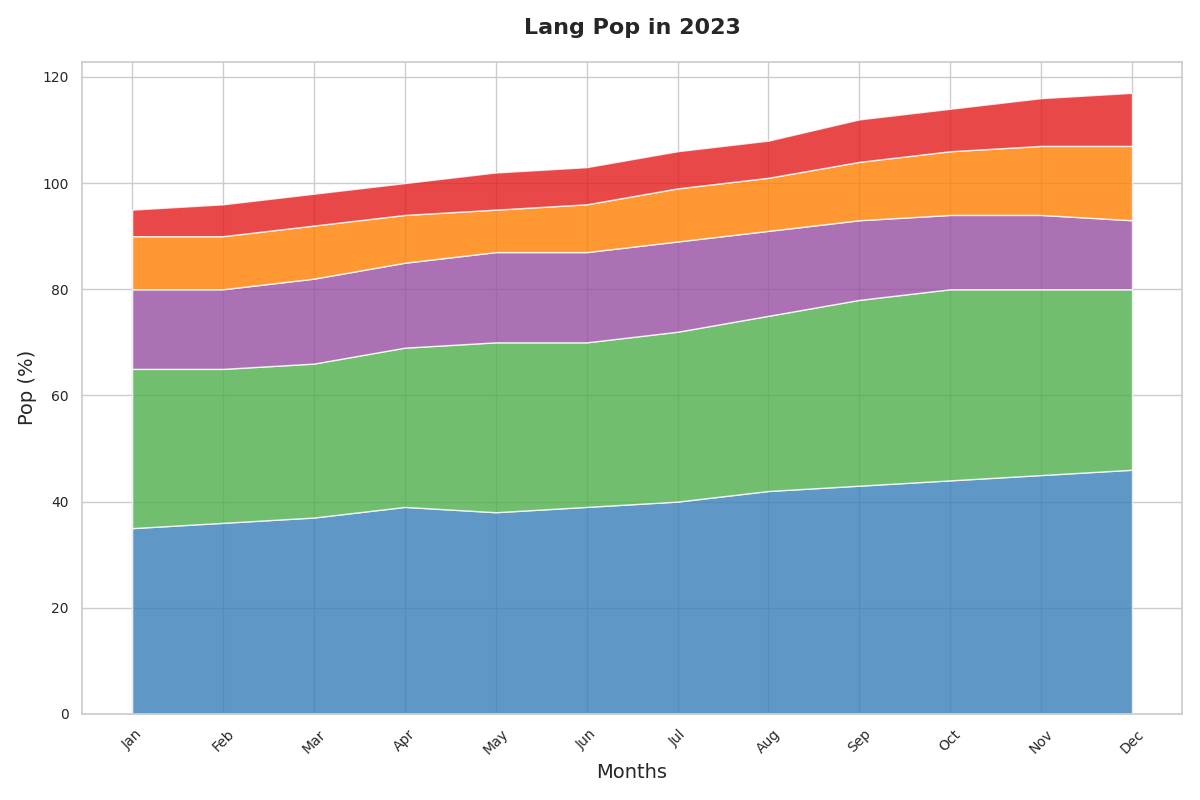

Reproduce this figure in Python.
import matplotlib.pyplot as plt
import numpy as np

# Data for plotting
months = [
    'Jan', 'Feb', 'Mar', 'Apr', 'May', 'Jun', 
    'Jul', 'Aug', 'Sep', 'Oct', 'Nov', 'Dec'
]

# Popularity percentages
python_pop = np.array([35, 36, 37, 39, 38, 39, 40, 42, 43, 44, 45, 46])
js_pop = np.array([30, 29, 29, 30, 32, 31, 32, 33, 35, 36, 35, 34])
java_pop = np.array([15, 15, 16, 16, 17, 17, 17, 16, 15, 14, 14, 13])
cs_pop = np.array([10, 10, 10, 9, 8, 9, 10, 10, 11, 12, 13, 14])
rust_pop = np.array([5, 6, 6, 6, 7, 7, 7, 7, 8, 8, 9, 10])

# Create plot
fig, ax = plt.subplots(figsize=(12, 8))

# Stack plot
ax.stackplot(
    months, 
    python_pop, 
    js_pop, 
    java_pop, 
    cs_pop, 
    rust_pop, 
    colors=['#377eb8', '#4daf4a', '#984ea3', '#ff7f00', '#e41a1c'],
    alpha=0.8
)

# Set titles and labels
ax.set_title("Lang Pop in 2023", fontsize=16, fontweight='bold', pad=20)
ax.set_xlabel("Months", fontsize=14)
ax.set_ylabel("Pop (%)", fontsize=14)

# Adjust ticks
plt.xticks(rotation=45, fontsize=10)
plt.yticks(fontsize=10)

# Optimize layout
plt.tight_layout()

# Show plot
plt.show()
